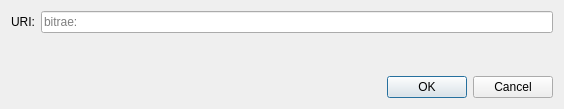
<?xml version="1.0" encoding="UTF-8"?>
<ui version="4.0">
 <class>OpenURIDialog</class>
 <widget class="QDialog" name="OpenURIDialog">
  <property name="geometry">
   <rect>
    <x>0</x>
    <y>0</y>
    <width>564</width>
    <height>109</height>
   </rect>
  </property>
  <property name="windowTitle">
   <string>Open bitrae URI</string>
  </property>
  <layout class="QVBoxLayout" name="verticalLayout">
   <item>
    <layout class="QHBoxLayout" name="horizontalLayout">
     <item>
      <widget class="QLabel" name="label">
       <property name="text">
        <string>URI:</string>
       </property>
      </widget>
     </item>
     <item>
      <widget class="QValidatedLineEdit" name="uriEdit">
       <property name="placeholderText">
        <string notr="true">bitrae:</string>
       </property>
      </widget>
     </item>
    </layout>
   </item>
   <item>
    <spacer name="verticalSpacer">
     <property name="orientation">
      <enum>Qt::Vertical</enum>
     </property>
     <property name="sizeHint" stdset="0">
      <size>
       <width>20</width>
       <height>40</height>
      </size>
     </property>
    </spacer>
   </item>
   <item>
    <widget class="QDialogButtonBox" name="buttonBox">
     <property name="orientation">
      <enum>Qt::Horizontal</enum>
     </property>
     <property name="standardButtons">
      <set>QDialogButtonBox::Cancel|QDialogButtonBox::Ok</set>
     </property>
    </widget>
   </item>
  </layout>
 </widget>
 <customwidgets>
  <customwidget>
   <class>QValidatedLineEdit</class>
   <extends>QLineEdit</extends>
   <header>qt/qvalidatedlineedit.h</header>
  </customwidget>
 </customwidgets>
 <resources/>
 <connections>
  <connection>
   <sender>buttonBox</sender>
   <signal>accepted()</signal>
   <receiver>OpenURIDialog</receiver>
   <slot>accept()</slot>
   <hints>
    <hint type="sourcelabel">
     <x>248</x>
     <y>254</y>
    </hint>
    <hint type="destinationlabel">
     <x>157</x>
     <y>274</y>
    </hint>
   </hints>
  </connection>
  <connection>
   <sender>buttonBox</sender>
   <signal>rejected()</signal>
   <receiver>OpenURIDialog</receiver>
   <slot>reject()</slot>
   <hints>
    <hint type="sourcelabel">
     <x>316</x>
     <y>260</y>
    </hint>
    <hint type="destinationlabel">
     <x>286</x>
     <y>274</y>
    </hint>
   </hints>
  </connection>
 </connections>
</ui>
